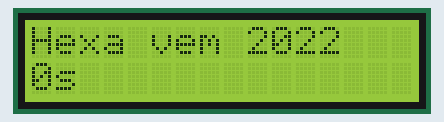
This sketch was run on a simulated Arduino Uno, built with avr-gcc and run on an emulated ATmega328P. Shown: 16×2 character LCD.

Above: at 0.1 s.
At 4.1 s:
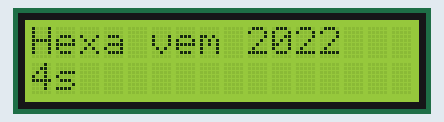
At 9.2 s:
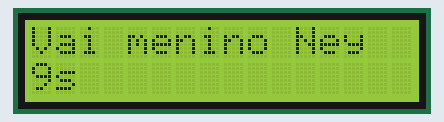
At 18.2 s:
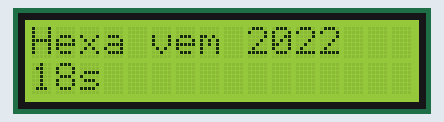
At 27.3 s:
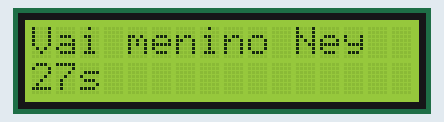
At 37.3 s:
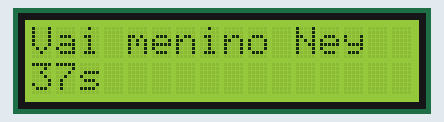

Measured:
- what the display in image 1 shows lasts 1.0 s, from 4.1 s to 5.1 s

The sketch:

LcdArduino__Dhalessandro_e_Eduardo_.ino
```cpp
/*******************************************************************************
  Kit Avançado para Arduino v4 - Liquid Crystal Display LCD
  Primeiros passos com um display LCD 16x2.
*******************************************************************************/
#include <LiquidCrystal.h> // inclui a biblioteca para uso do Display LCD
// inicializa um objeto nos pinos para acesso as funções do LCD
const int RS = 12, EN = 11, D4 = 10, D5 = 9, D6 = 8, D7 = 7;
LiquidCrystal lcd(RS, EN, D4, D5, D6, D7);
void setup() {
  // Configura o LCD com os número de colunas e linhas
  lcd.begin(16, 2); // 16 colunas e 2 linhas
  // Limpa o LCD
  lcd.clear();
  // posiciona o cursor do LCD

}
void contarTempo(){
  unsigned long tempo_decorrido = millis() / 1000;
  lcd.setCursor(0, 1); // (coluna 0, linha 1);
  lcd.print(tempo_decorrido);
  lcd.print("s");
}
void loop() {

  contarTempo();
  lcd.setCursor(0, 0); // (coluna 0, linha 0)
  lcd.print("Hexa vem 2022"); // Imprime mensagem
  delay(1000);
  lcd.clear();


  contarTempo();
  lcd.setCursor(0,0);
  lcd.print("Vai menino Ney");
  delay(1000);
  lcd.clear();
  contarTempo();


}
```
